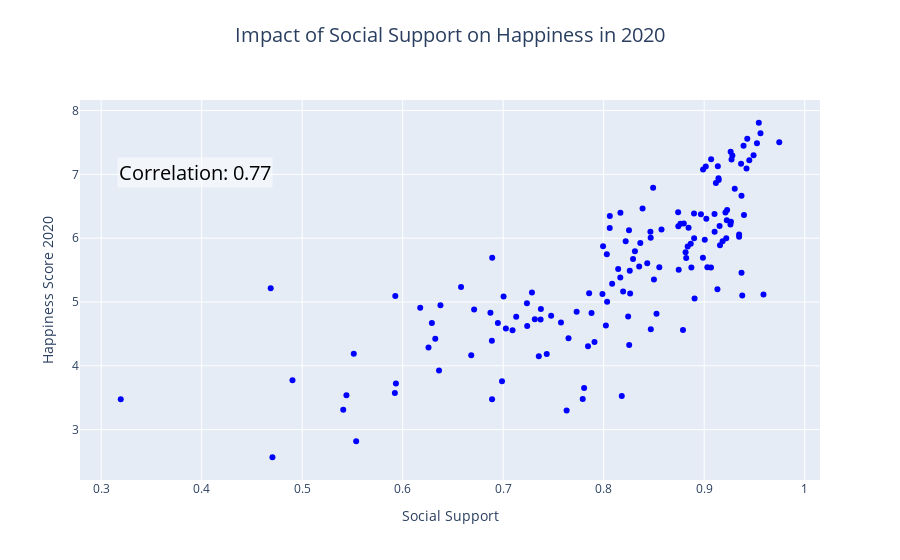

Here is the notebook cell this chart was saved with:
### Markdown cell above
To find out if there is a big correlation between social factors and happiness, we computed the Pearsons correlation coefficient. This is important to show the relevence of this second perspective.

### Code cell
import pandas as pd
import plotly.express as px
from scipy.stats import pearsonr

# Load the dataset
df = pd.read_csv('databases/merged_dataset2_updated.csv')

# Extract relevant columns
df = df[['Country', 'Social support', 'Happiness Score 2020']]

# Convert to numeric, handling errors if any
df['Social support'] = pd.to_numeric(df['Social support'], errors='coerce')
df['Happiness Score 2020'] = pd.to_numeric(df['Happiness Score 2020'], errors='coerce')

# Drop rows with missing values
df = df.dropna()

# Compute correlation coefficient
corr_social_support, _ = pearsonr(df['Social support'], df['Happiness Score 2020'])

# Create interactive scatter plot for Social Support vs Happiness Score
fig = px.scatter(df, x='Social support', y='Happiness Score 2020', 
                 title='Social Support vs Happiness Score 2020',
                 labels={'Social support': 'Social Support', 'Happiness Score 2020': 'Happiness Score 2020'},
                 hover_name='Country', hover_data={'Happiness Score 2020': ':.2f', 'Social support': ':.2f'})

fig.update_traces(marker=dict(color='blue'))

# Add annotation for the correlation coefficient
fig.add_annotation(
    text=f'Correlation: {corr_social_support:.2f}',
    xref='paper', yref='paper',
    x=0.05, y=0.85,
    showarrow=False,
    font=dict(size=20, color='black'),
    align='left', bgcolor='rgba(255, 255, 255, 0.5)'
)

# Update layout with centered and larger title
fig.update_layout(
    title_text='Impact of Social Support on Happiness in 2020',
    title_x=0.5,  # Center title horizontally
    title_y=0.95,  # Position title slightly above the plots
    title_font=dict(size=20),  # Increase font size
    showlegend=False
)

# Show the figure
fig.show()

### Figure 1 — Plotly figure (JSON) as saved in the notebook; plotly's stock layout.template omitted (floating-point values rounded to 4 significant figures; data arrays with more than 128 entries replaced by an {"elided": "..."} marker saying what was removed)
{"data": [{"hovertemplate": "<b>%{hovertext}</b><br><br>Social Support=%{x:.2f}<br>Happiness Score 2020=%{y:.2f}<extra></extra>", "hovertext": {"elided": "143 str values"}, "legendgroup": "", "marker": {"color": "blue", "symbol": "circle"}, "mode": "markers", "name": "", "orientation": "v", "showlegend": false, "type": "scatter", "x": {"elided": "143 float values"}, "xaxis": "x", "y": {"elided": "143 float values"}, "yaxis": "y"}], "layout": {"annotations": [{"align": "left", "bgcolor": "rgba(255, 255, 255, 0.5)", "font": {"color": "black", "size": 20}, "showarrow": false, "text": "Correlation: 0.77", "x": 0.05, "xref": "paper", "y": 0.85, "yref": "paper"}], "legend": {"tracegroupgap": 0}, "showlegend": false, "title": {"font": {"size": 20}, "text": "Impact of Social Support on Happiness in 2020", "x": 0.5, "y": 0.95}, "xaxis": {"anchor": "y", "domain": [0, 1], "title": {"text": "Social Support"}}, "yaxis": {"anchor": "x", "domain": [0, 1], "title": {"text": "Happiness Score 2020"}}}}
